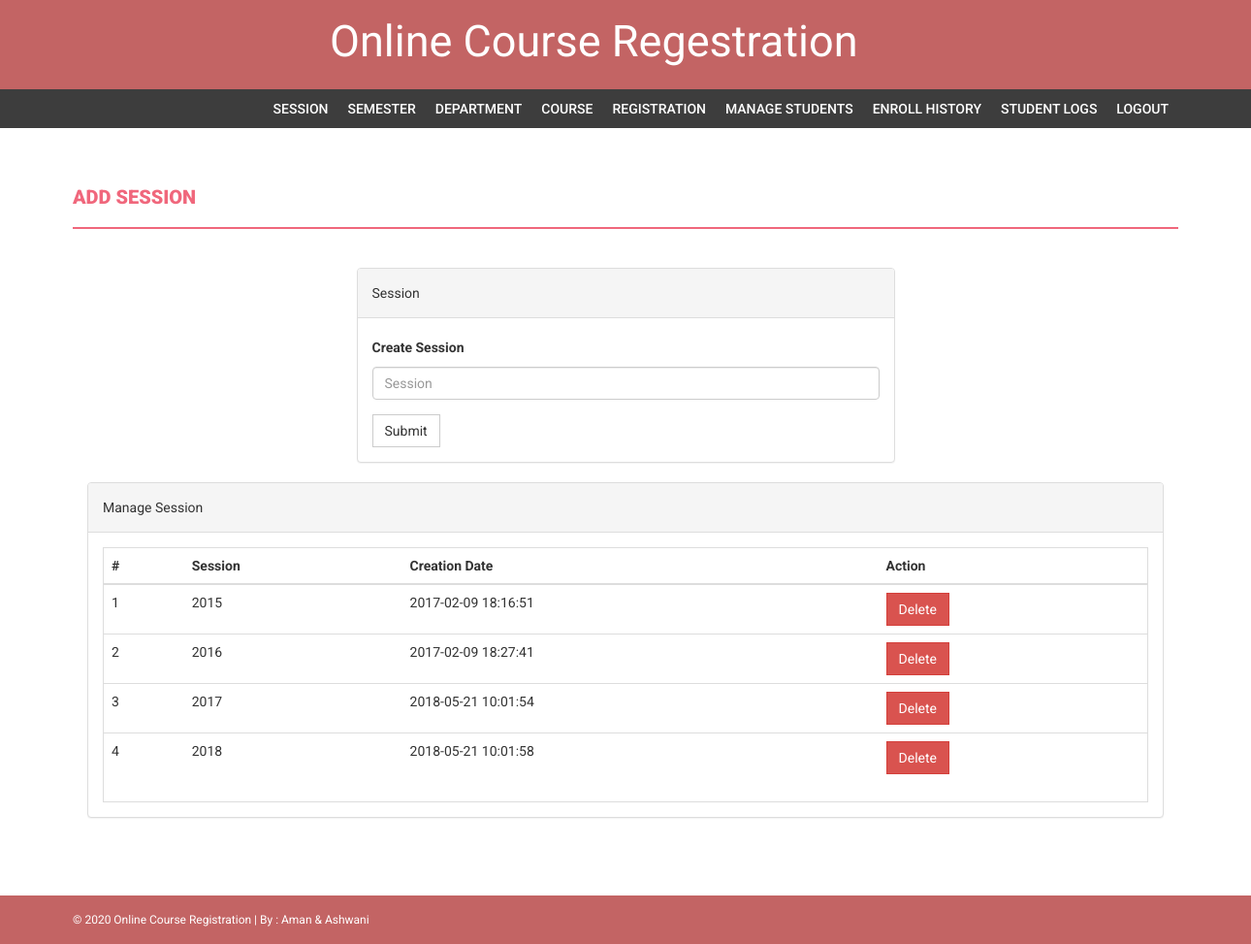
Page /admin/session.php (signed in) on the committed database.
### tables this page shows
CREATE TABLE `session` (
  `id` int(11) NOT NULL,
  `session` varchar(255) DEFAULT NULL,
  `creationDate` timestamp NULL DEFAULT CURRENT_TIMESTAMP
);

### admin/session.php (the view, shortened to what this page needs)
<?php
if(strlen($_SESSION['alogin'])==0)
    {
header('location:index.php');
}
else{
?>
<!DOCTYPE html>
<html xmlns="http://www.w3.org/1999/xhtml">
<head>
    <link href="assets/css/bootstrap.css" rel="stylesheet" />
    <link href="assets/css/font-awesome.css" rel="stylesheet" />
    <link href="assets/css/style.css" rel="stylesheet" />
</head>
<body>
<?php include('includes/header.php');?>
<?php if($_SESSION['alogin']!="")
{
 include('includes/menubar.php');
}
 ?>
    <div class="content-wrapper">
        <div class="container">
              <div class="row">
                    <div class="col-md-12">
                        <h1 class="page-head-line">Add session  </h1>
                    </div>
                </div>
                <div class="row" >
                  <div class="col-md-3"></div>
                    <div class="col-md-6">
                        <div class="panel panel-default">
                        <div class="panel-heading">
                           Session
                        </div>
                        <div class="panel-body">
                       <form name="session" method="post">
   <div class="form-group">
    <label for="session">Create Session </label>
    <input type="text" class="form-control" id="sesssion" name="sesssion" placeholder="Session" />
  </div>
 <button type="submit" name="submit" class="btn btn-default">Submit</button>
</form>
                            </div>
                            </div>
                    </div>
                </div>
                <div class="col-md-12">
                    <div class="panel panel-default">
                        <div class="panel-heading">
                            Manage Session
                        </div>
                        <div class="panel-body">
                            <div class="table-responsive table-bordered">
                                <table class="table">
                                    <thead>
                                        <tr>
                                            <th>#</th>
                                            <th>Session</th>
                                            <th>Creation Date</th>
                                            <th>Action</th>
                                        </tr>
                                    </thead>
                                    <tbody>
<?php
$sql=mysqli_query($con,"select * from session");
$cnt=1;
while($row=mysqli_fetch_array($sql))
{
?>
                                        <tr>
                                            <td><?php echo $cnt;?></td>
                                            <td><?php echo htmlentities($row['session']);?></td>
                                            <td><?php echo htmlentities($row['creationDate']);?></td>
                                            <td>
  <a href="session.php?id=<?php echo $row['id']?>&del=delete" onClick="return confirm('Are you sure you want to delete?')">
                                            <button class="btn btn-danger">Delete</button>
</a>
                                            </td>
                                        </tr>
<?php
$cnt++;
} ?>
                                    </tbody>
                                </table>
                            </div>
                        </div>
                    </div>
                </div>
            </div>
        </div>
  <?php include('includes/footer.php');?>
</body>
</html>
<?php } ?>

### admin/assets/css/style.css (style rules this page uses)
body { font-family: 'Roboto', sans-serif; line-height: 30px; }
.content-wrapper { margin-top: 40px; min-height: 600px; padding-bottom: 60px; }
.page-head-line { font-weight: 900; padding-bottom: 20px; border-bottom: 2px solid #F0677C; text-transform: uppercase; color: #F0677C; font-size: 20px; margin-bottom: 40px; }
.btn { border-radius: 0px; -webkit-border-radius: 0px; -moz-border-radius: 0px; }

### rows in the picture
session: session "2015", creationDate "2017-02-09 18:16:51"
session: session "2016", creationDate "2017-02-09 18:27:41"
session: session "2017", creationDate "2018-05-21 10:01:54"
session: session "2018", creationDate "2018-05-21 10:01:58"
